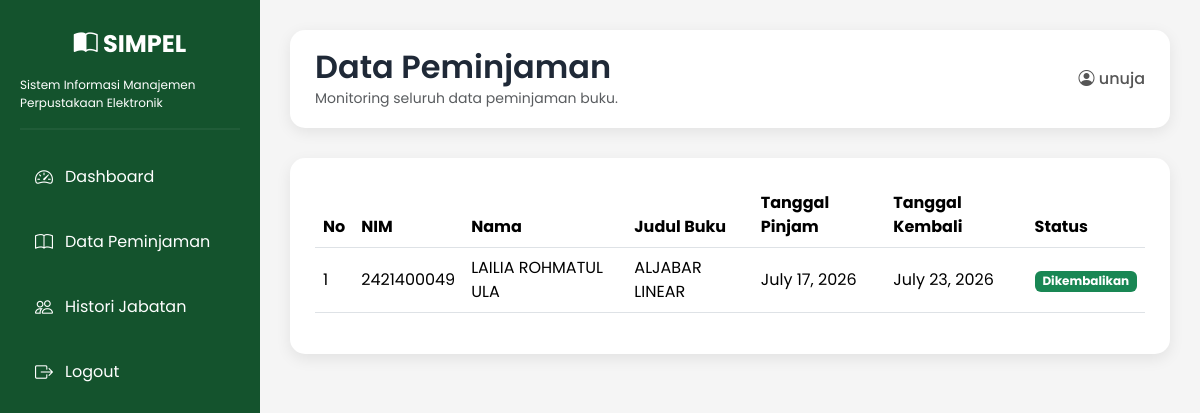
The page /data-peminjaman-kepala/ (signed in) on the database as committed earlier.
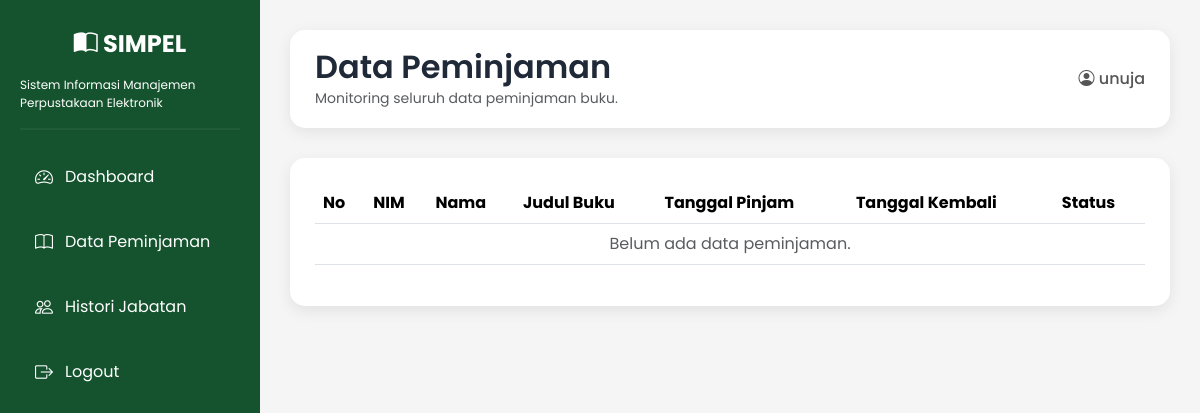
The same page on the database as committed later.
### library/models.py (models this page shows, shortened)
class Peminjaman(models.Model):
    STATUS = (
        ('Dipinjam', 'Dipinjam'),
        ('Dikembalikan', 'Dikembalikan'),
    )
    anggota = models.ForeignKey(Anggota, on_delete=models.CASCADE)
    buku = models.ForeignKey(Buku, on_delete=models.CASCADE)
    tanggal_pinjam = models.DateField()
    tanggal_kembali = models.DateField()
    status = models.CharField(max_length=20, choices=STATUS, default='Dipinjam')

class Anggota(models.Model):
    STATUS = (
        ('Menunggu', 'Menunggu'),
        ('Disetujui', 'Disetujui'),
        ('Ditolak', 'Ditolak'),
    )
    user = models.OneToOneField(
        User,
        on_delete=models.CASCADE,
        null=True,
        blank=True
    )
    nim = models.CharField(max_length=20)
    nama = models.CharField(max_length=100)
    prodi = models.CharField(max_length=100)
    fakultas = models.CharField(max_length=100)
    no_hp = models.CharField(max_length=20)
    alamat = models.TextField()
    status = models.CharField(
        max_length=20,
        choices=STATUS,
        default='Menunggu'
    )

class Buku(models.Model):
    kode_buku = models.CharField(max_length=20, unique=True)
    judul = models.CharField(max_length=200)
    penulis = models.CharField(max_length=100)
    penerbit = models.CharField(max_length=100)
    tahun_terbit = models.PositiveIntegerField()
    kategori = models.CharField(max_length=100)
    isbn = models.CharField(max_length=20, blank=True)
    lokasi_rak = models.CharField(
        max_length=50,
        default="Rak A1"
    )
    kondisi = models.CharField(
        max_length=20,
        choices=[
            ('Baik', 'Baik'),
            ('Rusak', 'Rusak'),
        ],
        default='Baik'
    )
    stok = models.PositiveIntegerField(default=0)

### library/views.py (the view)
# urls.py: path('data-peminjaman-kepala/',views.data_peminjaman_kepala,name='data_peminjaman_kepala'),
@login_required(login_url='login')
def data_peminjaman_kepala(request):
    data = Peminjaman.objects.select_related(
        'anggota',
        'buku'
    ).all().order_by('-tanggal_pinjam')
    return render(
        request,
        'library/data_peminjaman_kepala.html',
        {
            'data': data
        }
    )

### library/templates/library/data_peminjaman_kepala.html (shortened to what this page needs)
{% extends 'library/base_kepala.html' %}
{% block content %}
<div class="topbar">
    <div>
        <h2>Data Peminjaman</h2>
        <small class="text-muted">
            Monitoring seluruh data peminjaman buku.
        </small>
    </div>
    <div class="user">
        <i class="bi bi-person-circle"></i>
        {{ request.user.username }}
    </div>
</div>
<div class="table-container">
    <table class="table table-hover">
        <thead>
            <tr>
                <th>No</th>
                <th>NIM</th>
                <th>Nama</th>
                <th>Judul Buku</th>
                <th>Tanggal Pinjam</th>
                <th>Tanggal Kembali</th>
                <th>Status</th>
            </tr>
        </thead>
        <tbody>
        {% for item in data %}
            <tr>
                <td>{{ forloop.counter }}</td>
                <td>{{ item.anggota.nim }}</td>
                <td>{{ item.anggota.nama }}</td>
                <td>{{ item.buku.judul }}</td>
                <td>{{ item.tanggal_pinjam }}</td>
                <td>{{ item.tanggal_kembali }}</td>
                <td>
                    {% if item.status == "Dipinjam" %}
                        <span class="badge bg-warning text-dark">
                            Dipinjam
                        </span>
                    {% else %}
                        <span class="badge bg-success">
                            Dikembalikan
                        </span>
                    {% endif %}
                </td>
            </tr>
        {% empty %}
            <tr>
                <td colspan="7" class="text-center text-muted">
                    Belum ada data peminjaman.
                </td>
            </tr>
        {% endfor %}
        </tbody>
    </table>
</div>
{% endblock %}

Rows that differ between the two databases and show on the page:
removed Peminjaman: anggota.nim "2421400049", anggota.nama "LAILIA ROHMATUL ULA", buku.judul "ALJABAR LINEAR", tanggal_pinjam "July 17, 2026", tanggal_kembali "July 23, 2026", status "Dikembalikan"
Other text that changed with them:
text now shown: "Belum ada data peminjaman."
